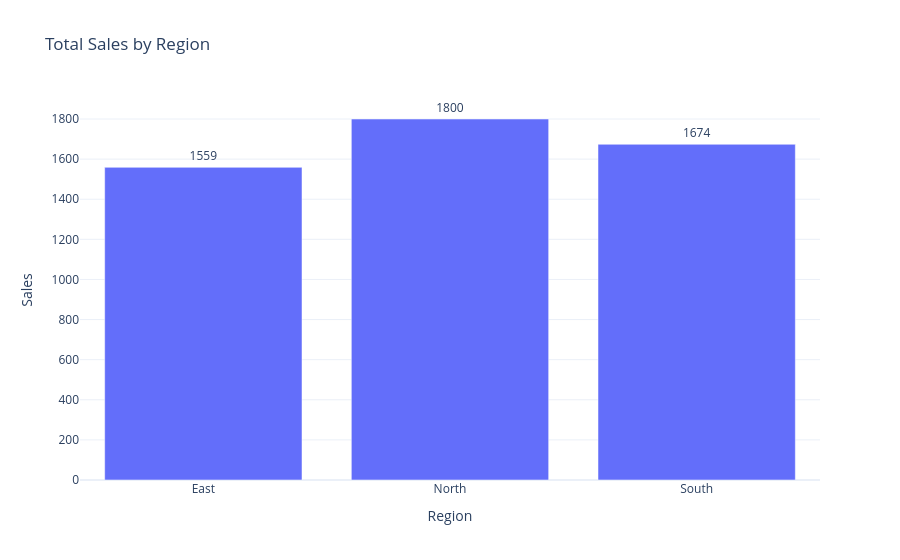

The cell this chart's notebook holds for it:
### Code cell
fig = px.bar (
    region_sales,
    x = "region",
    y = "sales",
    text = "sales",
    title = "Total Sales by Region"
)

fig.update_traces(textposition="outside")
fig.update_layout(
    xaxis_title = "Region",
    yaxis_title = "Sales"
)

fig.show()

### Figure 1 — Plotly figure (JSON) as saved in the notebook; plotly's stock layout.template omitted (floating-point values rounded to 4 significant figures)
{"data": [{"hovertemplate": "region=%{x}<br>sales=%{text}<extra></extra>", "legendgroup": "", "marker": {"color": "#636efa", "pattern": {"shape": ""}}, "name": "", "orientation": "v", "showlegend": false, "text": [1559.0, 1800.0, 1674.0], "textposition": "outside", "type": "bar", "x": ["East", "North", "South"], "xaxis": "x", "y": [1559, 1800, 1674], "yaxis": "y"}], "layout": {"barmode": "relative", "legend": {"tracegroupgap": 0}, "title": {"text": "Total Sales by Region"}, "xaxis": {"anchor": "y", "domain": [0, 1], "title": {"text": "Region"}}, "yaxis": {"anchor": "x", "domain": [0, 1], "title": {"text": "Sales"}}}}
